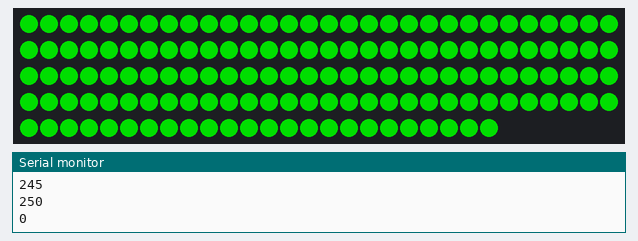
Recording of a sketch running on a simulated Arduino Uno, built with avr-gcc and run on an emulated ATmega328P. On the bench: 144 RGB LEDs in strip order, left to right, continuing on the next row, the last lines printed to the serial monitor. Dim RGB values are drawn brighter than linear.

Above: at 43.3 s.
At 63.3 s:
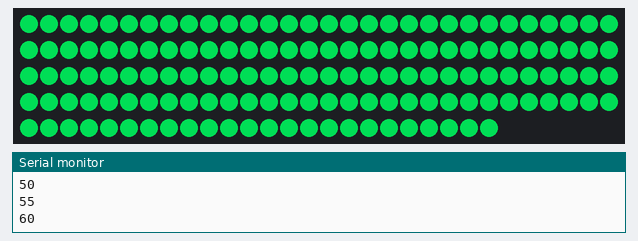
At 83.3 s:
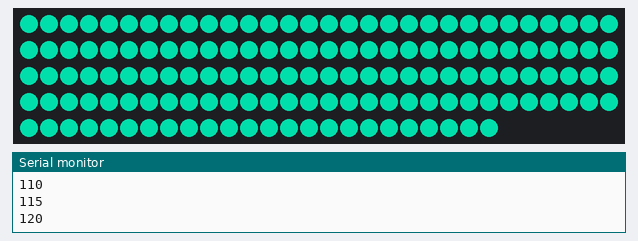
At 124.9 s:
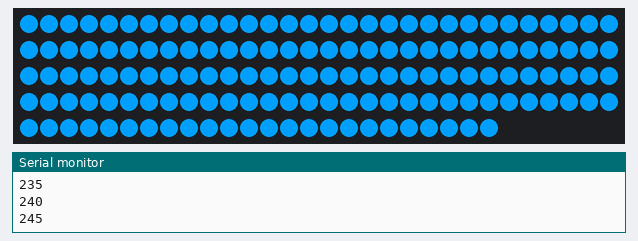

The sketch:

led.ino
```cpp
// Arduino - LED Strip Communication
// LED Strip: WS2812B
// @author: Hayk Stepanyan

#include <FastLED.h>

#define LED_PIN 7
#define NUM_LEDS 144

CRGB leds[NUM_LEDS];
int MAX_BRIGHTNESS = 255;

void setup() {
  Serial.begin(115200);
  FastLED.addLeds<WS2812, LED_PIN, GRB>(leds, NUM_LEDS);
}

void loop() {

  // Blue light gradual turn on
  for (int brightness = 0; brightness < MAX_BRIGHTNESS; brightness = brightness + 5) {
    Serial.println(brightness);
    for (int led = 0; led < NUM_LEDS; led++) {
      leds[led] = CRGB(0, 0, brightness);
      FastLED.show();
    }
  }

  // Green light wake up show
  for (int brightness = 0; brightness < MAX_BRIGHTNESS; brightness = brightness + 5) {
    Serial.println(brightness);
    for (int led = 0; led < NUM_LEDS; led++) {
      leds[led] = CRGB(0, 155, brightness);
      FastLED.show();
    }

    delay(2);

    for (int led = 0; led < NUM_LEDS; led++) {
      leds[led] = CRGB(0, 0, 0);
      FastLED.show();
    }
  }
}
```
